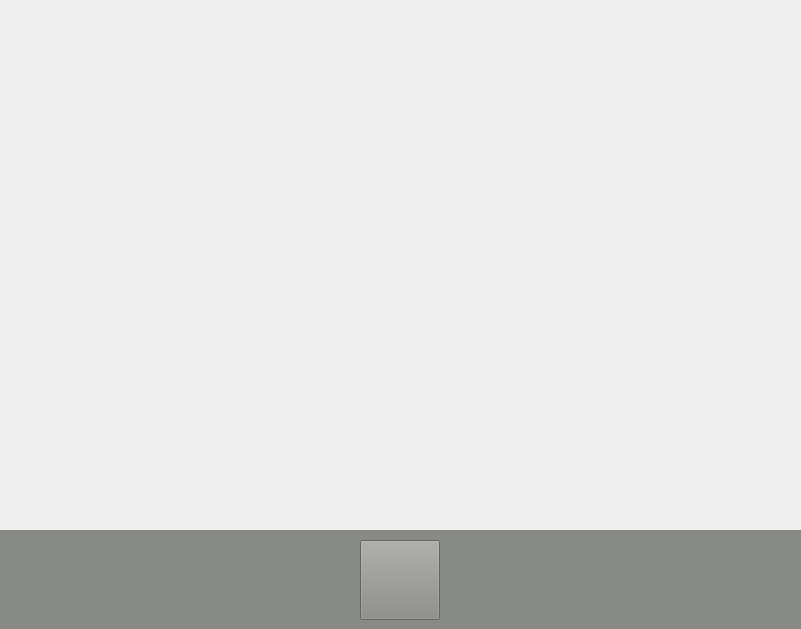
<?xml version="1.0" encoding="UTF-8"?>
<ui version="4.0">
 <class>MainWindow</class>
 <widget class="QMainWindow" name="MainWindow">
  <property name="geometry">
   <rect>
    <x>0</x>
    <y>0</y>
    <width>801</width>
    <height>629</height>
   </rect>
  </property>
  <property name="windowTitle">
   <string>MainWindow</string>
  </property>
  <widget class="QWidget" name="centralwidget">
   <widget class="QWidget" name="widget" native="true">
    <property name="geometry">
     <rect>
      <x>0</x>
      <y>530</y>
      <width>801</width>
      <height>101</height>
     </rect>
    </property>
    <property name="styleSheet">
     <string notr="true">QWidget{
	background-color:rgb(136,138,133);
}</string>
    </property>
    <widget class="QPushButton" name="pushButton">
     <property name="geometry">
      <rect>
       <x>360</x>
       <y>10</y>
       <width>80</width>
       <height>80</height>
      </rect>
     </property>
     <property name="baseSize">
      <size>
       <width>80</width>
       <height>80</height>
      </size>
     </property>
     <property name="styleSheet">
      <string notr="true"/>
     </property>
     <property name="text">
      <string/>
     </property>
    </widget>
   </widget>
  </widget>
 </widget>
 <resources/>
 <connections/>
</ui>
